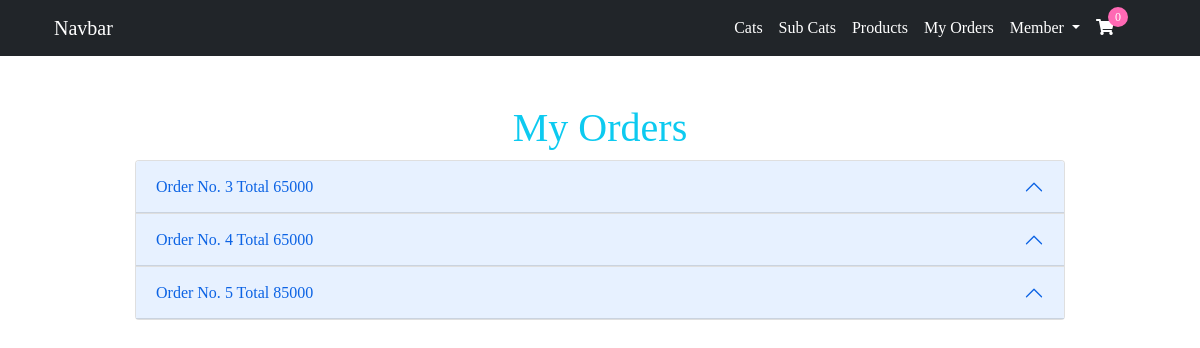
Page /myorder/ (signed in) on the earlier database version.
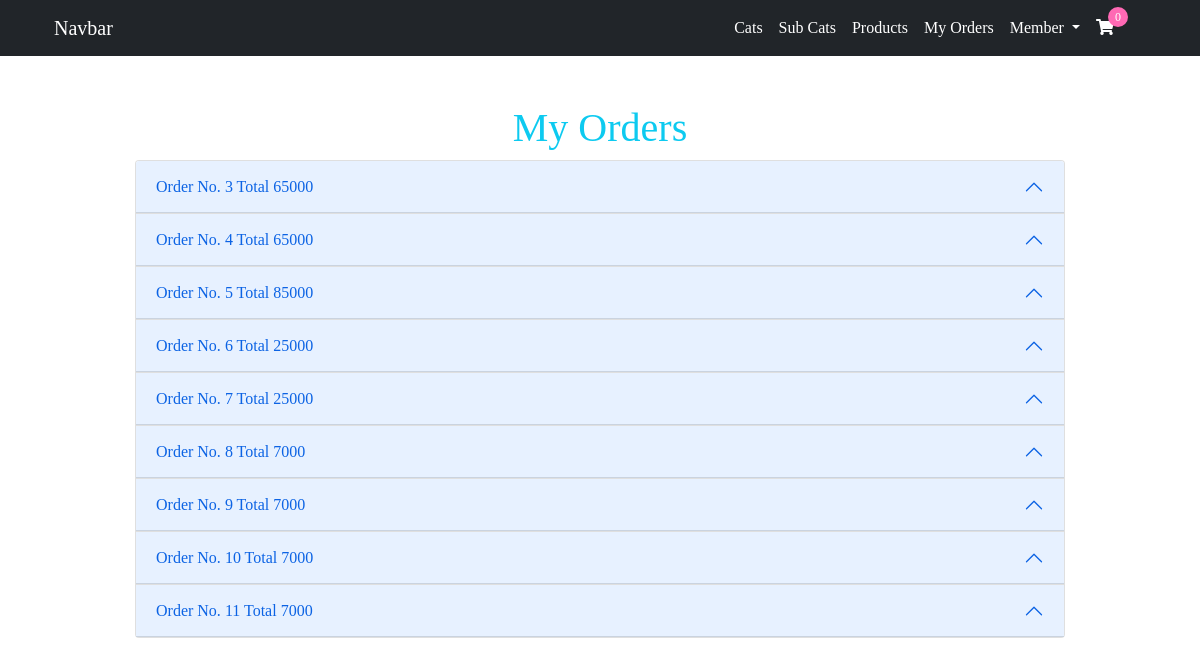
Same page on the later database version.
### product/models.py (models this page shows)
class Orders(models.Model):
    count = models.IntegerField()
    total = models.IntegerField()
    userId = models.ForeignKey(User,on_delete=models.CASCADE)

### product/views.py (the view)
# urls.py: path('myorder/',views.myOrders,name="my-orders")
@login_required
def myOrders(request):
    user = request.user
    orders = Orders.objects.filter(userId=user)
    ords = []
    for order in orders:
        items = order.items.all()
        for item in items :
            item.total = item.price * item.count;
        ords.append({'order':order,'items':items})
    context = {
        'title':"My Orders",
        'orders':ords
    }
    return render(request,'product/myorder.html',context)

### product/templates/product/myorder.html (shortened to what this page needs)
{% extends 'aws/base.html' %}
{% load crispy_forms_tags %}
{% block content %}
<div class="container my-5">
    <div class="col-md-10 offset-md-1 my-5">
        <h1 class="text-center text-info">{{title}}</h1>
        <div class="accordion" id="accordionExample">
            {% for order in orders %}
            <div class="accordion-item">
                <h2 class="accordion-header" id="headingOne">
                    <button class="accordion-button" type="button" data-bs-toggle="collapse"
                        data-bs-target="#collapse{{order.order.id}}" aria-expanded="true"
                        aria-controls="collapse{{order.order.id}}">
                        Order No. {{order.order.id}} Total {{order.order.total}}
                    </button>
                </h2>
            </div>
            {% endfor %}
        </div>
    </div>
</div>
{% endblock %}

Differences in the rows shown:
added Orders: order.id "6", order.total "25000"
added Orders: order.id "7", order.total "25000"
added Orders: order.id "8", order.total "7000"
added Orders: order.id "9", order.total "7000"
added Orders: order.id "10", order.total "7000"
added Orders: order.id "11", order.total "7000"
